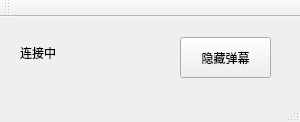
<?xml version="1.0" encoding="UTF-8"?>
<ui version="4.0">
 <class>MainWindow</class>
 <widget class="QMainWindow" name="MainWindow">
  <property name="geometry">
   <rect>
    <x>0</x>
    <y>0</y>
    <width>300</width>
    <height>122</height>
   </rect>
  </property>
  <property name="windowTitle">
   <string>MainWindow</string>
  </property>
  <widget class="QWidget" name="centralWidget">
   <widget class="QLabel" name="connectState">
    <property name="geometry">
     <rect>
      <x>20</x>
      <y>10</y>
      <width>131</width>
      <height>51</height>
     </rect>
    </property>
    <property name="text">
     <string>连接中</string>
    </property>
   </widget>
   <widget class="QPushButton" name="danmuControl">
    <property name="geometry">
     <rect>
      <x>180</x>
      <y>20</y>
      <width>91</width>
      <height>41</height>
     </rect>
    </property>
    <property name="text">
     <string>隐藏弹幕</string>
    </property>
   </widget>
  </widget>
  <widget class="QMenuBar" name="menuBar">
   <property name="geometry">
    <rect>
     <x>0</x>
     <y>0</y>
     <width>300</width>
     <height>23</height>
    </rect>
   </property>
  </widget>
  <widget class="QToolBar" name="mainToolBar">
   <attribute name="toolBarArea">
    <enum>TopToolBarArea</enum>
   </attribute>
   <attribute name="toolBarBreak">
    <bool>false</bool>
   </attribute>
  </widget>
  <widget class="QStatusBar" name="statusBar"/>
 </widget>
 <layoutdefault spacing="6" margin="11"/>
 <resources/>
 <connections/>
</ui>
